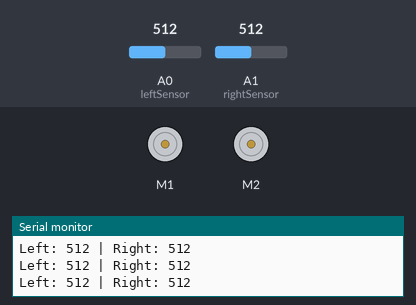
Recording of a sketch running on a simulated Arduino Uno, built with avr-gcc and run on an emulated ATmega328P. On the bench: 2 × DC motor (green arrow = forward, orange = backward, longer = faster), the last lines printed to the serial monitor. The inputs (shaded band) are chosen by the test bench; at power-on: A0 (leftSensor) = 512, A1 (rightSensor) = 512.

Above: at 1.2 s.
1.3 s: A0 (leftSensor) set to 104
At 1.7 s:
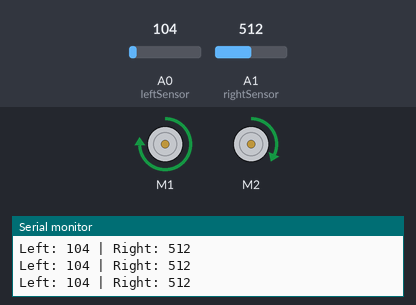
2.8 s: A0 (leftSensor) set to 93
At 3.9 s:
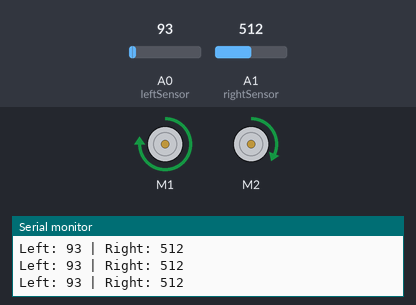
5.8 s: A1 (rightSensor) set to 716
At 6.7 s:
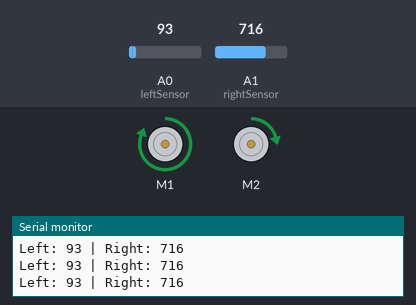
7.3 s: A1 (rightSensor) set to 985
At 8.4 s:
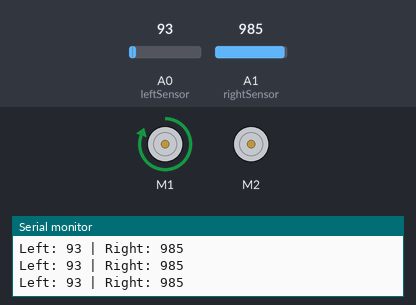
8.8 s: A1 (rightSensor) set to 1009
11.8 s: A1 (rightSensor) set to 306
At 13.1 s:
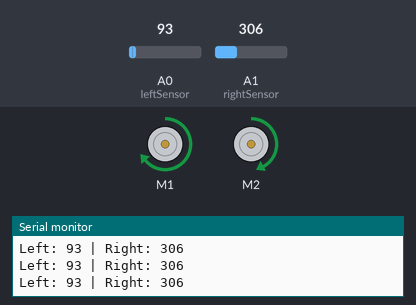
Timing chart, 0 to 14.3 s (numbered marks = the images above; inputs shaded):
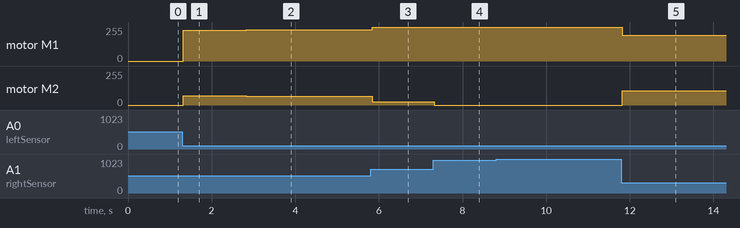

Measured:
- after the input at 1.3 s, motor M1: stopped → forward 231/255 at once; motor M2: stopped → forward 69/255 at once
- after the input at 2.8 s, motor M1: forward 231/255 → forward 233/255 at once; motor M2: forward 69/255 → forward 67/255 at once
- after the input at 5.8 s, motor M1: forward 233/255 → forward 255/255 at once; motor M2: forward 67/255 → forward 26/255 at once
- after the input at 7.3 s, motor M2: forward 26/255 → stopped at once
- after the input at 11.8 s, motor M1: forward 255/255 → forward 192/255 at once; motor M2: stopped → forward 108/255 at once

The sketch:

line_following_robot.ino
```cpp
#include <AFMotor.h>

// Motor initialization
AF_DCMotor leftMotor(1);
AF_DCMotor rightMotor(2);

// IR Sensor pins
int leftSensor = A0;
int rightSensor = A1;

// Sensor values
int leftValue = 0;
int rightValue = 0;

// Threshold (adjust after testing)
int threshold = 500;

// Base speed
int baseSpeed = 150;

// Proportional constant (tune this!)
float Kp = 0.2;

void setup() {
  Serial.begin(9600);

  pinMode(leftSensor, INPUT);
  pinMode(rightSensor, INPUT);

  Serial.println("🚗 Advanced Line Following Robot Started");
}

void loop() {

  // Read analog sensor values
  leftValue = analogRead(leftSensor);
  rightValue = analogRead(rightSensor);

  // Print values for calibration/debugging
  Serial.print("Left: ");
  Serial.print(leftValue);
  Serial.print(" | Right: ");
  Serial.println(rightValue);

  // Calculate error
  int error = leftValue - rightValue;

  // Proportional correction
  int correction = Kp * error;

  // Adjust motor speeds
  int leftSpeed = baseSpeed - correction;
  int rightSpeed = baseSpeed + correction;

  // Constrain speeds (0–255)
  leftSpeed = constrain(leftSpeed, 0, 255);
  rightSpeed = constrain(rightSpeed, 0, 255);

  // Set motor speeds
  leftMotor.setSpeed(leftSpeed);
  rightMotor.setSpeed(rightSpeed);

  // Decision logic (fallback for extreme cases)
  if (leftValue < threshold && rightValue < threshold) {
    moveForward();
  }
  else if (leftValue < threshold && rightValue > threshold) {
    turnLeftSoft();
  }
  else if (leftValue > threshold && rightValue < threshold) {
    turnRightSoft();
  }
  else {
    stopRobot();
  }

  delay(5);  // small delay for stability
}

// --------- Movement Functions ---------

void moveForward() {
  leftMotor.run(FORWARD);
  rightMotor.run(FORWARD);
}

void turnLeftSoft() {
  leftMotor.run(FORWARD);
  rightMotor.run(FORWARD);
}

void turnRightSoft() {
  leftMotor.run(FORWARD);
  rightMotor.run(FORWARD);
}

void stopRobot() {
  leftMotor.run(RELEASE);
  rightMotor.run(RELEASE);
}
```
